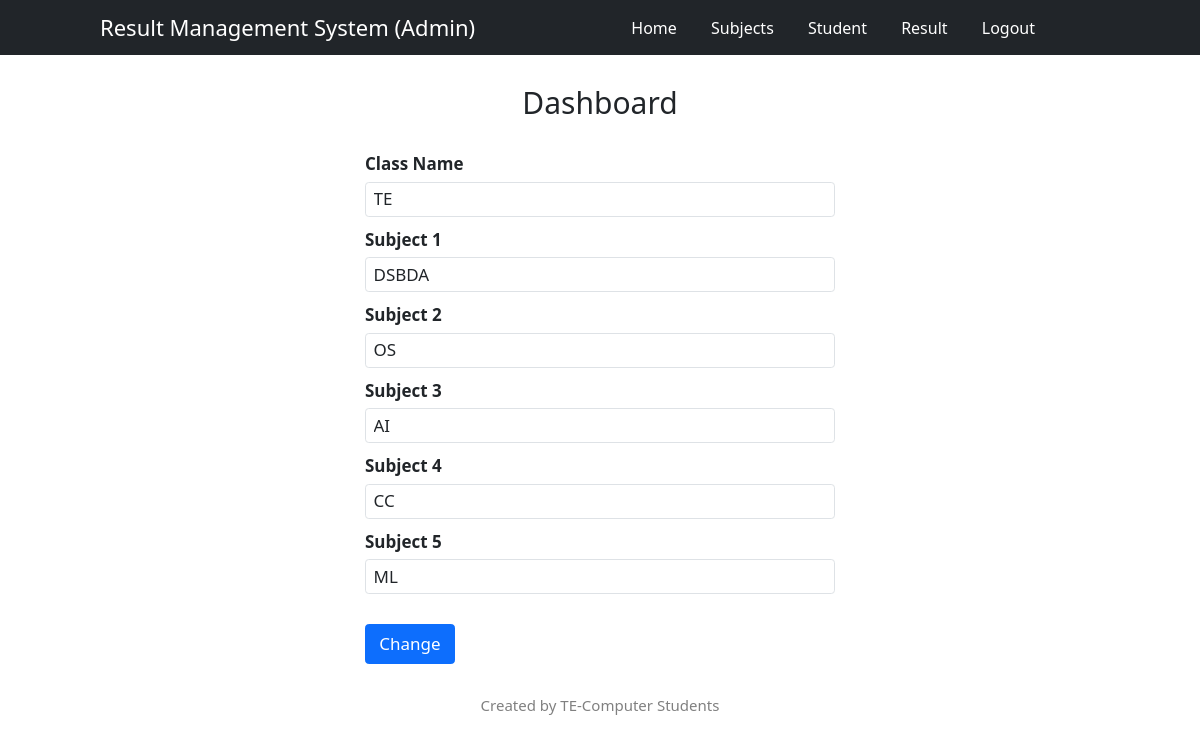
The app's page /ed_sub.php with its own data.
### tables this page shows
CREATE TABLE `class` (
  `class` varchar(5) NOT NULL,
  `s1` varchar(15) NOT NULL,
  `s2` varchar(15) NOT NULL,
  `s3` varchar(15) NOT NULL,
  `s4` varchar(15) NOT NULL,
  `s5` varchar(15) NOT NULL
);

### ed_sub.php (the view, shortened to what this page needs)
<!DOCTYPE html>
<html lang="en">
<head>
    <link href="https://cdn.jsdelivr.net/npm/bootstrap@5.3.0-alpha3/dist/css/bootstrap.min.css" rel="stylesheet">
</head>
<body>
    <nav class="navbar">
        <div>
            <p class="heading">Result Management System (Admin)</p>
            <p class="menu-btn">
                <a href="index.php">Home</a>
                <a href="edit_subject.php">Subjects</a>
                <a href="edit_student.php">Student</a>
                <a href="edit_result.php">Result</a>
                <a href="login.php">Logout</a>
            </p>
        </div>
    </nav>
    <div class="container">
        <h1 id="dash-title">Dashboard</h1>
    </div>
    <?php
        include ('init.php');
        $cls=intval($_GET['cls']);
        $sql = "SELECT * FROM class WHERE class=$cls";
        $class1 = mysqli_query($con, $sql);
        while($row = mysqli_fetch_assoc($class1))
        {
            $class = $row['class'];
            $s1 = $row['s1'];
            $s2 = $row['s2'];
            $s3 = $row['s3'];
            $s4 = $row['s4'];
            $s5 = $row['s5'];
        }
    ?>
    <form method="post" class="forms">
        <div class="mb-3">
            <label for="formGroupExampleInput" class="form-label">Class Name</label>
            <input type="text" class="form-control" id="formGroupExampleInput" value="<?php echo $class ?>">
        </div>
        <div class="mb-3">
            <label for="formGroupExampleInput2" class="form-label">Subject 1</label>
            <input type="text" class="form-control" id="formGroupExampleInput2" value="<?php echo $s1 ?>">
        </div>
        <div class="mb-3">
            <label for="formGroupExampleInput2" class="form-label">Subject 2</label>
            <input type="text" class="form-control" id="formGroupExampleInput2" value="<?php echo $s2 ?>">
        </div>
        <div class="mb-3">
            <label for="formGroupExampleInput2" class="form-label">Subject 3</label>
            <input type="text" class="form-control" id="formGroupExampleInput2" value="<?php echo $s3 ?>">
        </div>
        <div class="mb-3">
            <label for="formGroupExampleInput2" class="form-label">Subject 4</label>
            <input type="text" class="form-control" id="formGroupExampleInput2" value="<?php echo $s4 ?>">
        </div>
        <div class="mb-3">
            <label for="formGroupExampleInput2" class="form-label">Subject 5</label>
            <input type="text" class="form-control" id="formGroupExampleInput2" value="<?php echo $s5 ?>">
        </div>
        <div class="col-12">
            <button type="submit" class="btn btn-primary">Change</button>
        </div>
    </form>
    <footer>
        <div class="foot">
            <p>Created by TE-Computer Students</p>
        </div>
    </footer>
</body>
</html>

### ed_sub.php (style rules this page uses)
* { font-family: "Segoe UI", Tahoma, Geneva, Verdana, sans-serif; }
html { font-size: 10px; }
.navbar { background-color: #212529; color: white; height: 5.5rem; }
.navbar div { display: flex; height: 5.5rem; align-items: center; }
.heading { font-size: 2.2rem; margin-left: 10rem; }
.menu-btn { font-size: 1.6rem; position: absolute; right: 0; margin-right: 15rem; }
.menu-btn a { color: white; text-decoration: none; padding: 0.5rem; margin: auto 1rem; }
#dash-title { margin-top: 3rem; font-size: 3rem; align-items: center; text-align: center; }
.foot { font-size: 1.5rem; text-align: center; }
.forms { margin: 3rem auto; width: 47rem; font-size: 1.7rem; }
.forms input { font-size: 1.7rem; }
.forms label { font-weight: bold; }
.forms button { width: 9rem; height: 4rem; margin-top: 2rem; font-size: 1.7rem; }
.foot { text-align: center; margin-top: 3rem; font-size: 1.5rem; color: gray; }

### records on screen
class: class "TE", s1 "DSBDA", s2 "OS", s3 "AI", s4 "CC", s5 "ML"
